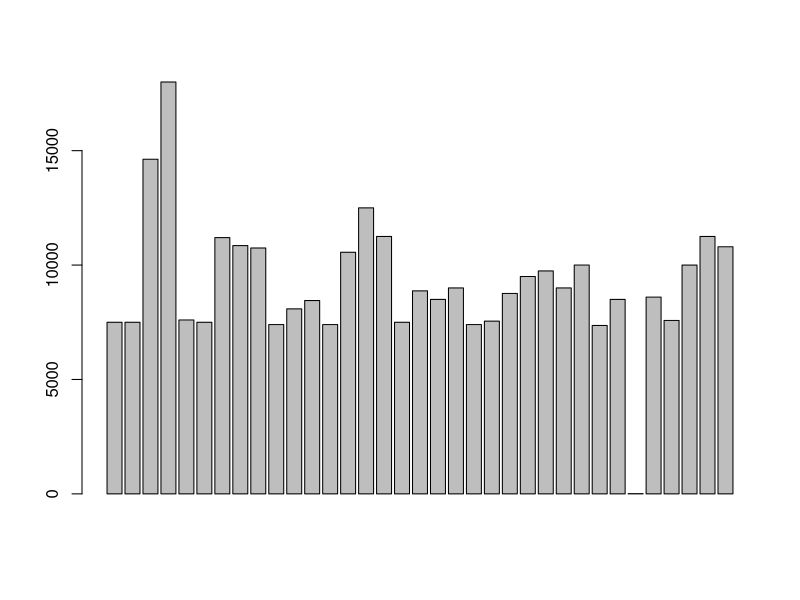
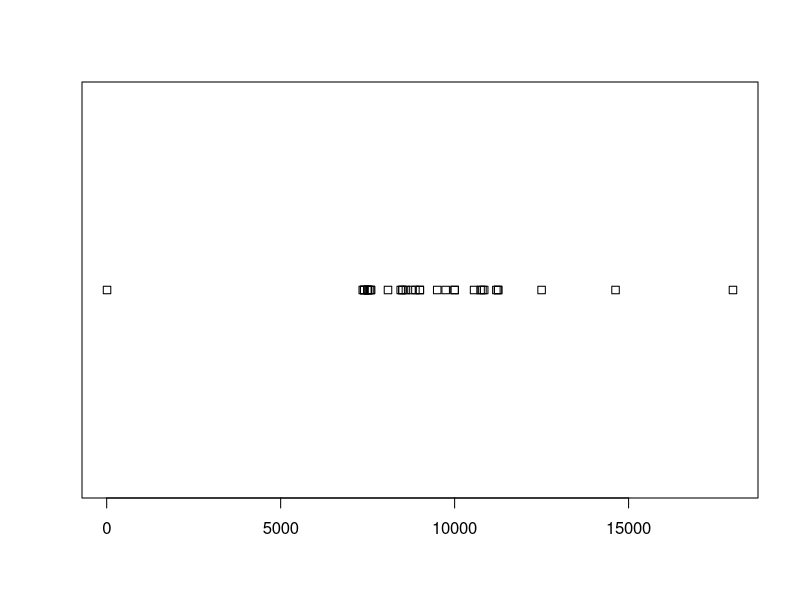
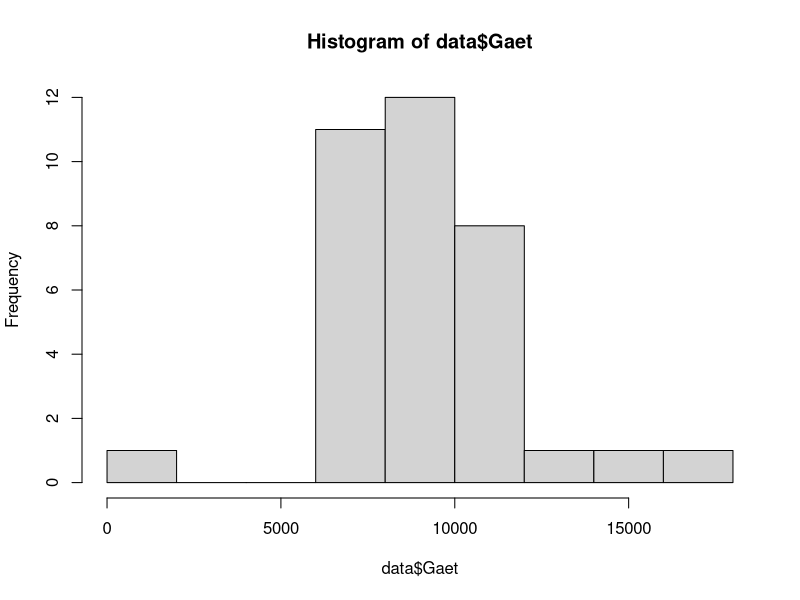

Generate these figures, in order, with R:
data = read.table("gaet2024_raa.csv", header=TRUE, sep=";")
minimum = min(data$Gaet)
maximum = max(data$Gaet)
medianen = median(data$Gaet)
middel = mean(data$Gaet)

barplot(data$Gaet)
stripchart(data$Gaet)
hist(data$Gaet)
    
